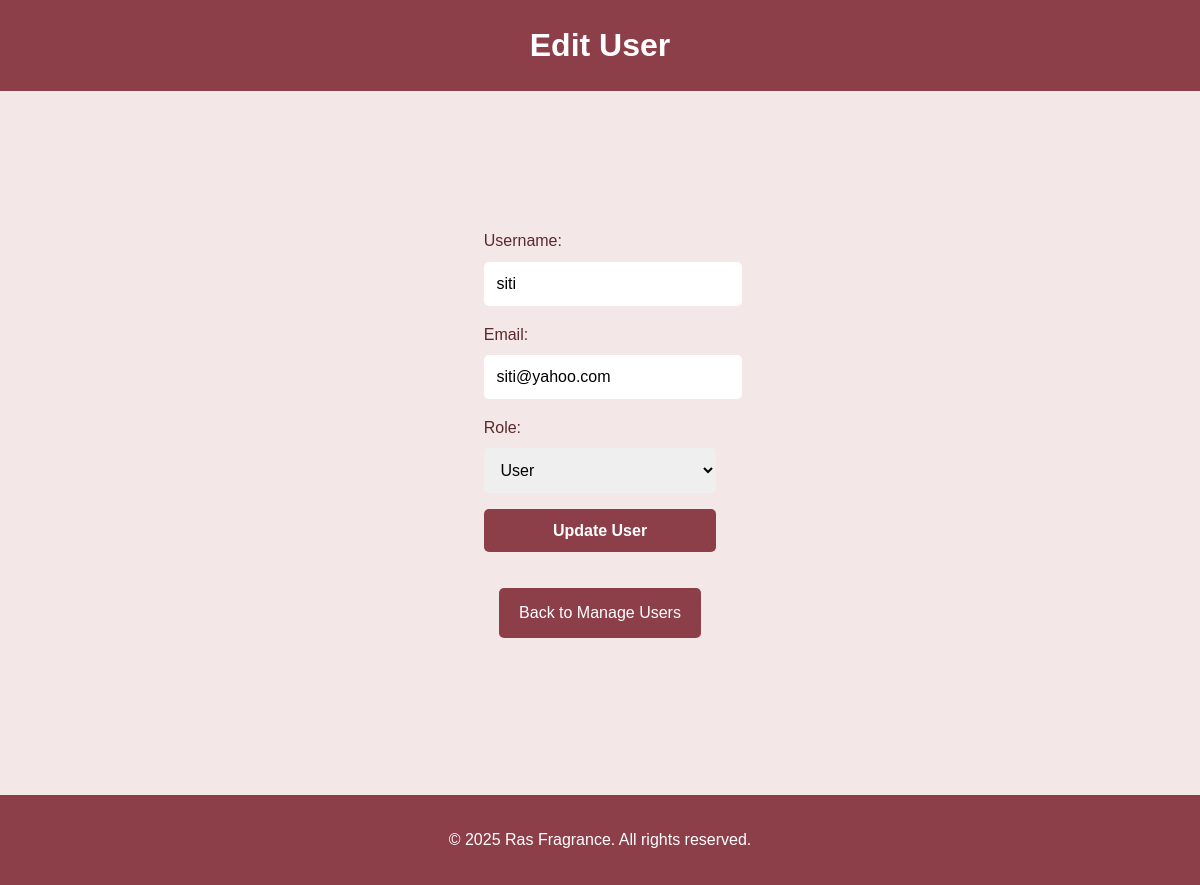
Page /edit_user.php?user_id=5 (signed in) on the committed database.
### tables this page shows
CREATE TABLE `user` (
  `user_id` int(11) NOT NULL,
  `username` varchar(50) NOT NULL,
  `email` varchar(100) NOT NULL,
  `password` varchar(255) NOT NULL,
  `phone_no` varchar(15) DEFAULT NULL,
  `address` text DEFAULT NULL,
  `created_at` timestamp NOT NULL DEFAULT current_timestamp(),
  `role` tinyint(1) NOT NULL DEFAULT 0
);

### edit_user.php (the view, shortened to what this page needs)
<?php
include 'db_connection.php';
if (isset($_GET['user_id'])) {
    $user_id = $_GET['user_id'];
    $sql = "SELECT user_id, username, email, role FROM `User` WHERE user_id = ?";
    $stmt = $conn->prepare($sql);
    $stmt->bind_param("i", $user_id);
    $stmt->execute();
    $result = $stmt->get_result();
    if ($result->num_rows > 0) {
        $user = $result->fetch_assoc();
    } else {
        $message = "User not found.";
    }
} else {
    header('Location: manage_users.php');
    exit();
}
?>
<!DOCTYPE html>
<html lang="en">
<head>
    <link rel="stylesheet" href="styles.css">
</head>
<body>
    <header>
        <h1>Edit User</h1>
    </header>
    <main>
        <form method="POST">
            <label>Username:</label>
            <input type="text" name="username" value="<?= htmlspecialchars($user['username']) ?>" required><br>
            <label>Email:</label>
            <input type="email" name="email" value="<?= htmlspecialchars($user['email']) ?>" required><br>
            <label>Role:</label>
            <select name="role">
                <option value="0" <?= $user['role'] == 0 ? 'selected' : '' ?>>User</option>
            </select><br>
            <button type="submit">Update User</button>
        </form>
        <a href="manage_users.php" class="back-link">Back to Manage Users</a>
    </main>
    <footer>
        <p>&copy; 2025 Ras Fragrance. All rights reserved.</p>
    </footer>
</body>
</html>

### styles.css (style rules this page uses)
body { font-family: Arial, sans-serif; margin: 0; padding: 0; background-color: #f4e7e7; color: #a64d4d; line-height: 1.6; }
header { display: flex; flex-direction: column; align-items: center; background-color: white; padding: 10px 20px; border-bottom: 1px solid #ccc; position: relative; }
header h1 { margin: 0; font-size: 2rem; }
main { padding: 2rem; }
form label { display: block; margin-bottom: 0.5rem; text-align: left; }
form input, form select, form textarea, form button { width: 100%; padding: 0.8rem; margin-bottom: 1rem; border: 1px solid #8C3F49; border-radius: 5px; font-size: 1rem; }
form button { background-color: #8C3F49; color: #fff; cursor: pointer; font-weight: bold; transition: background-color 0.3s ease; }
footer { background-color: #8C3F49; color: #fff; text-align: center; padding: 1rem 0; position: relative; bottom: 0; width: 100%; }
body { font-family: Arial, sans-serif; background-color: #f4e7e7; color: #5a2a2a; margin: 0; padding: 0; }
header { background-color: #8C3F49; color: #fff; padding: 1rem 0; text-align: center; }
header h1 { margin: 0; }
main { padding: 2rem; display: flex; flex-direction: column; align-items: center; justify-content: center; min-height: 80vh; }
header { background-color: #8C3F49; padding: 20px; color: white; border-bottom: 1px solid #ccc; display: flex; justify-content: space-between; align-items: center; }
* { outline: none !important; border: none !important; box-shadow: none !important; }

### edit_user.php (style rules this page uses)
.back-link { display: inline-block; padding: 12px 20px; background-color: #8C3F49; color: white; text-decoration: none; border-radius: 5px; font-size: 16px; text-align: center; margin-top: 20px; margin-bottom: 20px; transition: background-color 0.3s ease; }
button { padding: 12px 20px; background-color: #8C3F49; color: white; border: none; border-radius: 5px; font-size: 16px; cursor: pointer; transition: background-color 0.3s ease; }

### rows in the picture
user: username "siti", email "siti@yahoo.com", role "User"
